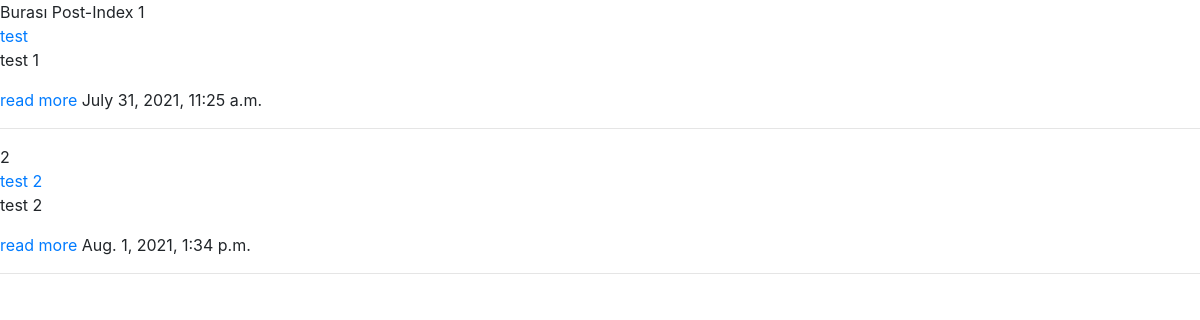
The app's page /post/index/, older data.
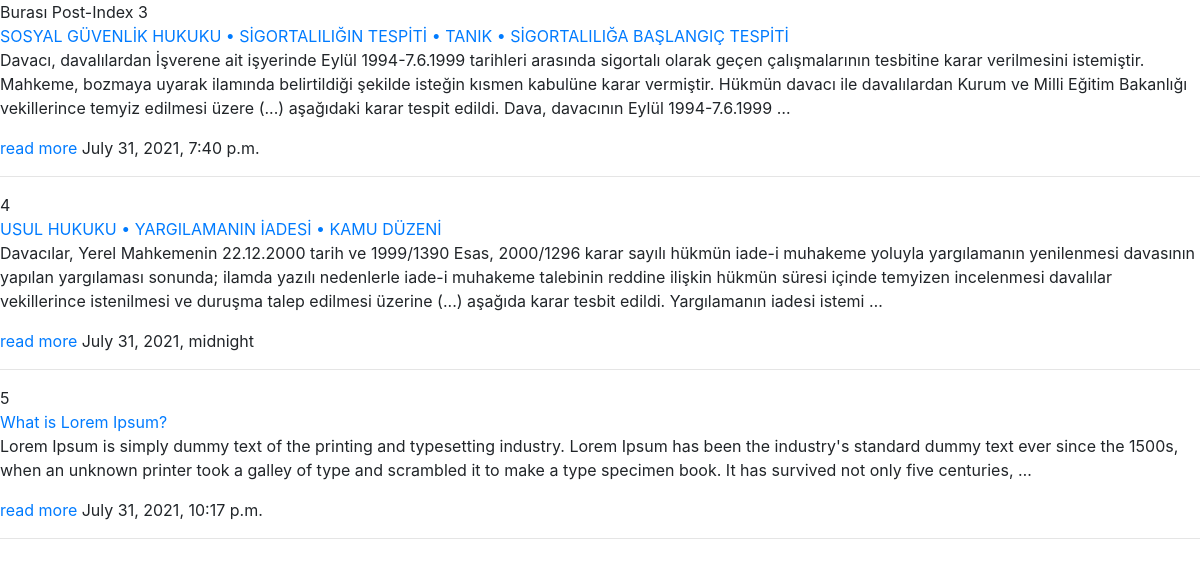
The same page, newer data.
### post/models.py (models this page shows, shortened)
class Post(models.Model):
    title = models.CharField(max_length=255, verbose_name="Title")
    content = models.TextField(verbose_name="Content")
    published_date = models.DateTimeField(verbose_name="Publish Date")
    image = models.FileField(null=True, blank=True)
    def get_absolute_url(self):
        return reverse("post:detail", kwargs={"id": self.id})

### post/views.py (the view)
# urls.py: path('index/', post_index, name='index'),
def post_index(request):
    posts = Post.objects.all()
    context = {
        'posts':posts
    }
    return render(request, 'post/index.html',context)

### templates/post/index.html (shortened to what this page needs)
{% extends 'partials/base.html' %}
{% block body %}
    Burası Post-Index
    {% for post in posts  %}
        {{post.id}}<br>
        <a href="{{post.get_absolute_url}}">{{post.title}}<br></a>
        {{ post.content|safe|truncatewords:"50"|linebreaks }}
        <a href="{{ post.get_absolute_url }}">read more</a>
        {{post.published_date}}<br>
        <hr>
    {% endfor %}
{% endblock  %}

### templates/partials/base.html (shortened to what this page needs)
{% load static %}
<!DOCTYPE html>
<html>
    <head>
        <link rel="stylesheet" href="{% static 'css/style.css' %}">
        <link rel="stylesheet" href="https://stackpath.bootstrapcdn.com/bootstrap/4.4.1/css/bootstrap.min.css">
    </head>
    <body>
        {% block body %}
        {% endblock  %}
    </body>
</html>

### static/css/style.css (style rules this page uses)
body { font-size: medium; }

Row changes from the older to the newer data that the page shows:
removed Post: id "1", title "test", content "test 1", published_date "July 31, 2021, 11:25 a.m."
removed Post: id "2", title "test 2", content "test 2", published_date "Aug. 1, 2021, 1:34 p.m."
added Post: id "3", title "SOSYAL GÜVENLİK HUKUKU • SİGORTALILIĞIN TESPİTİ • TANIK • SİGORTALILIĞA BAŞLANGIÇ TESPİTİ", content "Davacı, davalılardan İşverene ait işyerinde Eylül 1994-7.6.1999 tarihleri arasında sigortalı olarak geçen çalışmalarının tesbitine karar verilmesini istemiştir. Mahkeme, bozmaya uyarak ilamında belirtildiği şekilde isteğin kısmen kabulüne karar vermiştir. Hükmün davacı ile davalılardan Kurum ve Milli Eğitim Bakanlığı vekillerince temyiz edilmesi üzere (...) aşağıdaki karar tespit edildi. Dava, davacının Eylül 1994-7.6.1999 …", published_date "July 31, 2021, 7:40 p.m."
added Post: id "4", title "USUL HUKUKU • YARGILAMANIN İADESİ • KAMU DÜZENİ", content "Davacılar, Yerel Mahkemenin 22.12.2000 tarih ve 1999/1390 Esas, 2000/1296 karar sayılı hükmün iade-i muhakeme yoluyla yargılamanın yenilenmesi davasının yapılan yargılaması sonunda; ilamda yazılı nedenlerle iade-i muhakeme talebinin reddine ilişkin hükmün süresi içinde temyizen incelenmesi davalılar vekillerince istenilmesi ve duruşma talep edilmesi üzerine (...) aşağıda karar tesbit edildi. Yargılamanın iadesi istemi …", published_date "July 31, 2021, midnight"
added Post: id "5", title "What is Lorem Ipsum?", content "Lorem Ipsum is simply dummy text of the printing and typesetting industry. Lorem Ipsum has been the industry's standard dummy text ever since the 1500s, when an unknown printer took a galley of type and scrambled it to make a type specimen book. It has survived not only five centuries, …", published_date "July 31, 2021, 10:17 p.m."
